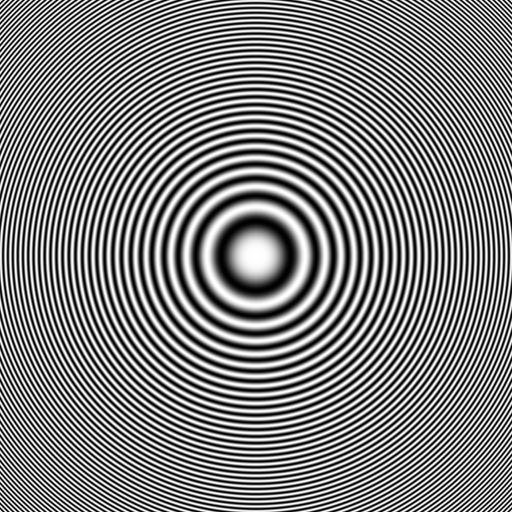
#> input picture starter_pack/images/part2_frequencies/rings.png, 512 x 512 px, found by its file name
$ python part2_2_aliasing.py
#> lines starting #> are read from the running program, lines starting #| are printed output that depends on the picture; long printed decimals are rounded
### utils.py
"""Small helpers for loading, saving and showing images.

All images are handled as float32 NumPy arrays with values in [0, 1].
Color images have shape (H, W, 3) in RGB order; grayscale images have shape (H, W).
"""
import numpy as np
import cv2
import matplotlib.pyplot as plt


def load_image(path, gray=False):
    """Read an image file as a float32 array in [0, 1] (RGB, or grayscale if gray=True)."""
    flag = cv2.IMREAD_GRAYSCALE if gray else cv2.IMREAD_COLOR
    im = cv2.imread(str(path), flag)
    if im is None:
        raise FileNotFoundError(f"Could not read image: {path}")
    if not gray:
        im = cv2.cvtColor(im, cv2.COLOR_BGR2RGB)
    return im.astype(np.float32) / 255.0


# [26 lines left out: functions save_image, show, not called in this run]

### convolution.py
import numpy as np

#_________________-using loops_____________________________--

# [58 lines left out: functions convolve2D_loop, convole2D_vectorized, not called in this run]


#___________________seperable filters_________________-

def is_separable(kernel, tol=1e-10):

    #tolerance is used to deal with float number rounding errors, like le -4 is still considered >0

    U, S, Vt = np.linalg.svd(kernel)
    non_zero_singular_values = np.sum(S > tol)

    if non_zero_singular_values == 1:
        print("Kernel is separable (Rank 1).")
        # Extract 1D filters
        col = U[:, 0] * np.sqrt(S[0])
        row = Vt[0, :] * np.sqrt(S[0])
        print("Column filter:", col)
        print("Row filter:", row)
        return True, col, row
    else:
        return False, None, None


def convolve1D(image, vec, axis, mode = "zero"):

    k = vec.shape[0]
    pad = k // 2
    vec_flipped = vec[::-1]
    H, W = image.shape

    if mode == "zero":
        if axis == 0:
            imagePadded = np.zeros((H + 2 * pad, W))
            imagePadded[pad:pad + H, :] = image
            output = np.zeros((H, W))
            for a in range(k):
                output += vec_flipped[a] * imagePadded[a:a + H, :]
        else:  # axis == 1
            imagePadded = np.zeros((H, W + 2 * pad))
            imagePadded[:, pad:pad + W] = image
            output = np.zeros((H, W))
            for b in range(k):
                output += vec_flipped[b] * imagePadded[:, b:b + W]
    else:
        if axis == 0:
            pad_width = ((pad, pad), (0, 0))
        else:
            pad_width = ((0, 0), (pad, pad))
        imagePadded = np.pad(image, pad_width, mode=mode)
        output = np.zeros((H, W))
        for a in range(k):
            if axis == 0:
                output += vec_flipped[a] * imagePadded[a:a + H, :]
            else:
                output += vec_flipped[a] * imagePadded[:, a:a + W]
    return output


def convolve2D_separable(image, kernel, mode="zero"):

    sep, col, row = is_separable(kernel)
    if not sep:
        return convole2D_vectorized(image, kernel)
    out = convolve1D(image, col, axis=0, mode = mode)
    out = convolve1D(out, row, axis=1, mode = mode)
    return out


#_______timing the functions using guassian with different sizes_________
#the results of comparison are written into csv, and many tries are made and best is taken

import csv
import time
import numpy as np
from scipy.signal import convolve2d

def gaussian_kernel(size, sigma=None):
    #computer sigma from size based on equation : k_w = 2(3sigma)+1
    sigma = sigma or size / 6.0
    ax = np.arange(size) - size // 2
    g = np.exp(-(ax ** 2) / (2 * sigma ** 2))
    g /= g.sum()
    return np.outer(g, g)

# [8 lines left out: function best_time, not called in this run]

# [29 lines that do not run on import are left out]

### part2_2_aliasing.py
"""
2.2 Aliasing

rings.png is shrunk to a quarter of its width and height two ways:
  1. naive   - just keep every 4th pixel in each direction
  2. blurred - Gaussian-blur first, then keep every 4th pixel

The first one aliases (false circles appear that were never in the
original image); the second one, with a big enough sigma, does not.
"""
import matplotlib.pyplot as plt

from convolution import gaussian_kernel, convolve2D_separable
from utils import load_image

RINGS_PATH = "/home/heba/grad_project/cv_practice/labs/lab1/starter_pack/images/part2_frequencies/rings.png"
FACTOR = 4      # shrink to a quarter of width and height
SIGMA = 3.5     # smallest sigma at which the false circles disappear (see sweep below)


def gaussian_blur(image, sigma):
    """Blur with a Gaussian sized to its sigma (the usual 6*sigma+1 rule)."""
    size = max(3, int(6 * sigma + 1))
    if size % 2 == 0:
        size += 1
    kernel = gaussian_kernel(size, sigma)
    return convolve2D_separable(image, kernel)


def shrink_naive(image, factor):
    """Just keep every `factor`-th pixel in each direction - no filtering first."""
    return image[::factor, ::factor]


def shrink_with_blur(image, factor, sigma):
    """Low-pass with a Gaussian first, then keep every `factor`-th pixel."""
    blurred = gaussian_blur(image, sigma)
    return blurred[::factor, ::factor]


def show_pair(images, titles, suptitle, out_path):
    fig, axes = plt.subplots(1, len(images), figsize=(4.5 * len(images), 4.5))
    for ax, img, title in zip(axes, images, titles):
        ax.imshow(img, cmap="gray", vmin=0, vmax=1, interpolation="nearest")
        ax.set_title(title, fontsize=11)
        ax.axis("off")
    fig.suptitle(suptitle)
    fig.tight_layout()
    fig.savefig(out_path, dpi=150)
    plt.close(fig)
    print(f"Saved {out_path}")


def main():
    rings = load_image(RINGS_PATH, gray=True)
#> in load_image, im is the input picture: shape (512, 512); min 0, max 255, mean 127.6
    h, w = rings.shape

    naive = shrink_naive(rings, FACTOR)
    smoothed = shrink_with_blur(rings, FACTOR, SIGMA)
#> in is_separable, `U, S, Vt = np.linalg.svd(kernel)`:
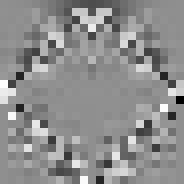
#> Vt: shape (23, 23) float64 (shown 8 times larger); min -0.868, max 0.67, mean -0.0105; drawn with min black and max white
#> in is_separable, `U, S, Vt = np.linalg.svd(kernel)`: S = 23 values, max 0.0808 at index 0, min 1.43e-38 at index 22, mean 0.00351
#> in is_separable, `U, S, Vt = np.linalg.svd(kernel)`:
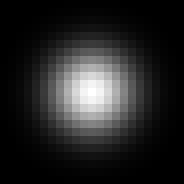
#> kernel: shape (23, 23) float64 (shown 8 times larger); min 6.68e-07, max 0.013, mean 0.00189; drawn with min black and max white
#> in is_separable, `non_zero_singular_values = np.sum(S > tol)`: non_zero_singular_values = 1
#> in is_separable, `col = U[:, 0] * np.sqrt(S[0])`: col = 23 values, max -0.000817 at index 0, min -0.114 at index 11, mean -0.0435
#> in is_separable, `row = Vt[0, :] * np.sqrt(S[0])`: row has the same summary as col
#| Column filter: [-0.0008173  -0.001926 -0.004182  -0.008371 -0.01544 -0.02625
#|  -0.04113 -0.05938 -0.07902 -0.09691 -0.1095 -0.1141
#|  -0.1095 -0.09691 -0.07902 -0.05938 -0.04113 -0.02625
#|  -0.01544 -0.008371 -0.004182  -0.001926 -0.0008173 ]
#| Row filter: [-0.0008173  -0.001926 -0.004182  -0.008371 -0.01544 -0.02625
#|  -0.04113 -0.05938 -0.07902 -0.09691 -0.1095 -0.1141
#|  -0.1095 -0.09691 -0.07902 -0.05938 -0.04113 -0.02625
#|  -0.01544 -0.008371 -0.004182  -0.001926 -0.0008173 ]
#> in convolve2D_separable, `sep, col, row = is_separable(kernel)`: sep = True; row has the same summary as col in is_separable
#> in convolve1D, `vec_flipped = vec[::-1]`: vec_flipped = 23 values, max -0.000817 at index 22, min -0.114 at index 11, mean -0.0435
#> after the loop in convolve1D, `for a in range(k):`:
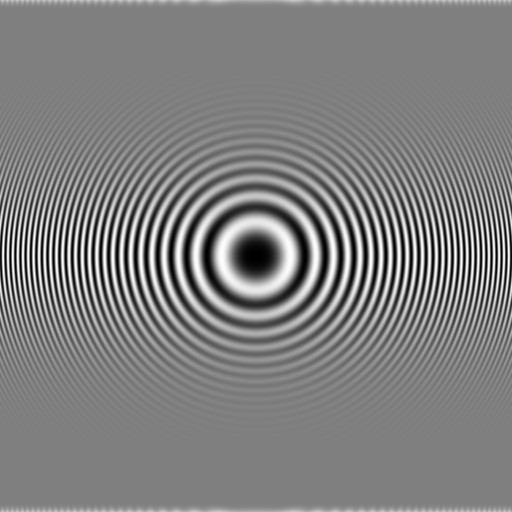
#> output: shape (512, 512) float64; min -1, max -0.000118, mean -0.497; drawn with min black and max white

    show_pair(
        [naive, smoothed],
        [f"Naive: every {FACTOR}th pixel", f"Blurred (\u03c3={SIGMA}) then every {FACTOR}th pixel"],
        f"rings.png, {w}\u00d7{h} \u2192 {w // FACTOR}\u00d7{h // FACTOR}",
        "part2_2_aliasing.png",
    )
#> the loop in show_pair, `for ax, img, title in zip(axes, images, titles):` made 2 passes
#> title on passes 1 to 2: 'Naive: every 4th pixel', 'Blurred (σ=3.5) then every 4th pixel'

    # A small sweep across sigma, just to show why SIGMA above was picked.
    sigmas = [0.0, 1.0, 2.0, 2.5, 3.0, 3.5, 5.0]
    imgs = [naive if s == 0 else shrink_with_blur(rings, FACTOR, s) for s in sigmas]
#> call 2 of shrink_with_blur, with factor = 4, sigma = 1
#> call 4 of convolve1D, with vec = array of shape (7,), axis = 1, mode = 'zero'
#> after the loop in convolve1D (call 4), `for b in range(k):`:
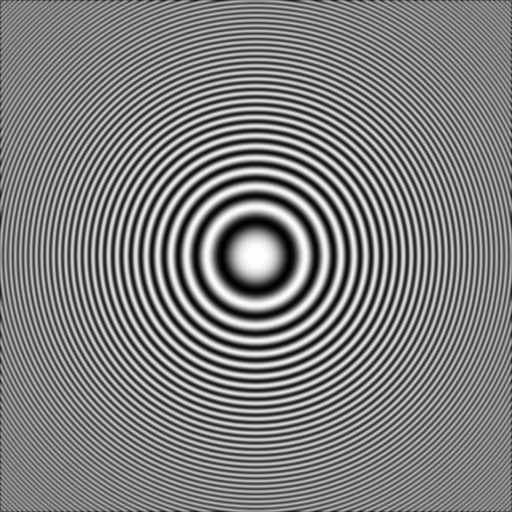
#> output: shape (512, 512) float64; min 0.00772, max 1, mean 0.499
#> in shrink_with_blur (call 2), `return blurred[::factor, ::factor]`:
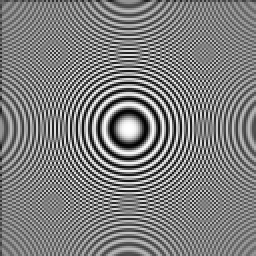
#> returned value: shape (128, 128) float64 (shown 2 times larger); min 0.00772, max 1, mean 0.498
#> call 3 of shrink_with_blur, with factor = 4, sigma = 2
#| Column filter: [-0.002218  -0.008773 -0.02702 -0.06483 -0.1211 -0.1762
#|  -0.1997 -0.1762 -0.1211 -0.06483 -0.02702 -0.008773
#|  -0.002218 ]
#| Row filter: [-0.002218  -0.008773 -0.02702 -0.06483 -0.1211 -0.1762
#|  -0.1997 -0.1762 -0.1211 -0.06483 -0.02702 -0.008773
#|  -0.002218 ]
#> in shrink_with_blur (call 3), `return blurred[::factor, ::factor]`:
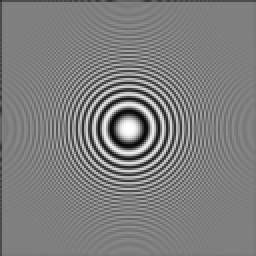
#> returned value: shape (128, 128) float64 (shown 2 times larger); min 0.031, max 1, mean 0.497
#| Column filter: [-0.0009542 -0.003168 -0.008963 -0.02161 -0.0444 -0.07772
#|  -0.1159 -0.1474 -0.1597 -0.1474 -0.1159 -0.07772
#|  -0.0444 -0.02161 -0.008963 -0.003168 -0.0009542]
#| Row filter: [-0.0009542 -0.003168 -0.008963 -0.02161 -0.0444 -0.07772
#|  -0.1159 -0.1474 -0.1597 -0.1474 -0.1159 -0.07772
#|  -0.0444 -0.02161 -0.008963 -0.003168 -0.0009542]
#> in convolve1D (call 8), `vec_flipped = vec[::-1]`: vec_flipped = 17 values, max -0.000954 at index 0, min -0.16 at index 8, mean -0.0588
#> the loop in convolve1D (call 8), `for b in range(k):` made 17 passes
#> pass 2, in convolve1D (call 8), `output += vec_flipped[b] * imagePadded[:, b:b + W]`:
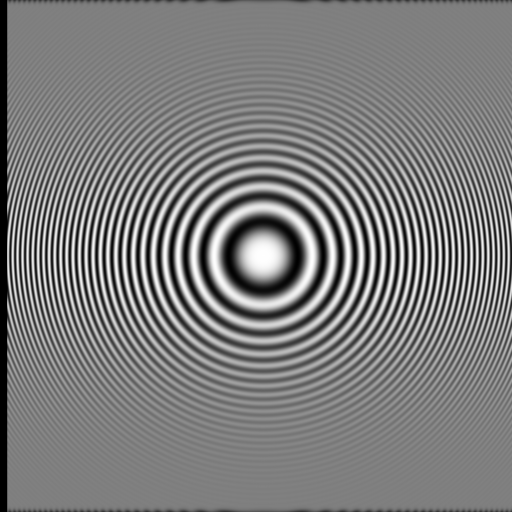
#> output: shape (512, 512) float64; min 0, max 0.00412, mean 0.00202; drawn with min black and max white
#| Column filter: [-0.001479 -0.003804 -0.008753 -0.01802 -0.03321 -0.05475
#|  -0.08078 -0.1066   -0.126 -0.1332   -0.126 -0.1066
#|  -0.08078 -0.05475 -0.03321 -0.01802 -0.008753 -0.003804
#|  -0.001479]
#| Row filter: [-0.001479 -0.003804 -0.008753 -0.01802 -0.03321 -0.05475
#|  -0.08078 -0.1066   -0.126 -0.1332   -0.126 -0.1066
#|  -0.08078 -0.05475 -0.03321 -0.01802 -0.008753 -0.003804
#|  -0.001479]
#| Column filter: [-0.0008173  -0.001926 -0.004182  -0.008371 -0.01544 -0.02625
#|  -0.04113 -0.05938 -0.07902 -0.09691 -0.1095 -0.1141
#|  -0.1095 -0.09691 -0.07902 -0.05938 -0.04113 -0.02625
#|  -0.01544 -0.008371 -0.004182  -0.001926 -0.0008173 ]
#| Row filter: [-0.0008173  -0.001926 -0.004182  -0.008371 -0.01544 -0.02625
#|  -0.04113 -0.05938 -0.07902 -0.09691 -0.1095 -0.1141
#|  -0.1095 -0.09691 -0.07902 -0.05938 -0.04113 -0.02625
#|  -0.01544 -0.008371 -0.004182  -0.001926 -0.0008173 ]
#| Column filter: [-0.0008881 -0.001586 -0.002722 -0.004487 -0.007108 -0.01082
#|  -0.01582 -0.02223 -0.03 -0.03891 -0.04849 -0.05805
#|  -0.06677  -0.07379 -0.07836 -0.07994 -0.07836 -0.07379
#|  -0.06677  -0.05805  -0.04849 -0.03891 -0.03 -0.02223
#|  -0.01582 -0.01082 -0.007108 -0.004487 -0.002722 -0.001586
#|  -0.0008881]
#| Row filter: [-0.0008881 -0.001586 -0.002722 -0.004487 -0.007108 -0.01082
#|  -0.01582 -0.02223 -0.03 -0.03891 -0.04849 -0.05805
#|  -0.06677  -0.07379 -0.07836 -0.07994 -0.07836 -0.07379
#|  -0.06677  -0.05805  -0.04849 -0.03891 -0.03 -0.02223
#|  -0.01582 -0.01082 -0.007108 -0.004487 -0.002722 -0.001586
#|  -0.0008881]
#> imgs = 7 items
    labels = ["no blur" if s == 0 else f"\u03c3={s}" for s in sigmas]
    show_pair(imgs, labels, "Finding the smallest \u03c3 that removes the false circles",
              "part2_2_sigma_sweep.png")
#> the loop in show_pair (call 2), `for ax, img, title in zip(axes, images, titles):` made 7 passes
#> title on passes 1 to 7: 'no blur', 'σ=1.0', 'σ=2.0', 'σ=2.5', 'σ=3.0', 'σ=3.5', 'σ=5.0'


if __name__ == "__main__":
    main()

$ run again, with starter_pack/images/part2_frequencies/eye.jpg saved as starter_pack/images/part2_frequencies/rings.png
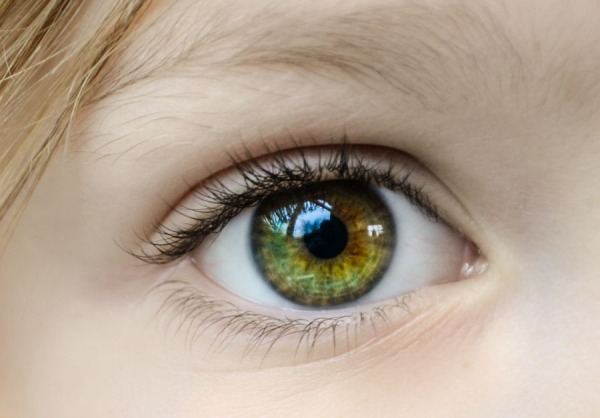
#> input picture starter_pack/images/part2_frequencies/eye.jpg, 600 x 418 px, found by its file name
#> S = 23 values, max 0.0808 at index 0, min 1.43e-38 at index 22, mean 0.00351
#> non_zero_singular_values = 1
#> in is_separable, `col = U[:, 0] * np.sqrt(S[0])`: col = 23 values, max -0.000817 at index 0, min -0.114 at index 11, mean -0.0435
#> in is_separable, `row = Vt[0, :] * np.sqrt(S[0])`: row has the same summary as col
#| Column filter: [-0.0008173  -0.001926 -0.004182  -0.008371 -0.01544 -0.02625
#|  -0.04113 -0.05938 -0.07902 -0.09691 -0.1095 -0.1141
#|  -0.1095 -0.09691 -0.07902 -0.05938 -0.04113 -0.02625
#|  -0.01544 -0.008371 -0.004182  -0.001926 -0.0008173 ]
#| Row filter: [-0.0008173  -0.001926 -0.004182  -0.008371 -0.01544 -0.02625
#|  -0.04113 -0.05938 -0.07902 -0.09691 -0.1095 -0.1141
#|  -0.1095 -0.09691 -0.07902 -0.05938 -0.04113 -0.02625
#|  -0.01544 -0.008371 -0.004182  -0.001926 -0.0008173 ]
#> in convolve2D_separable, `sep, col, row = is_separable(kernel)`: sep = True; row has the same summary as col in is_separable
#> vec_flipped = 23 values, max -0.000817 at index 22, min -0.114 at index 11, mean -0.0435
#> after the loop in convolve1D, `for a in range(k):`:
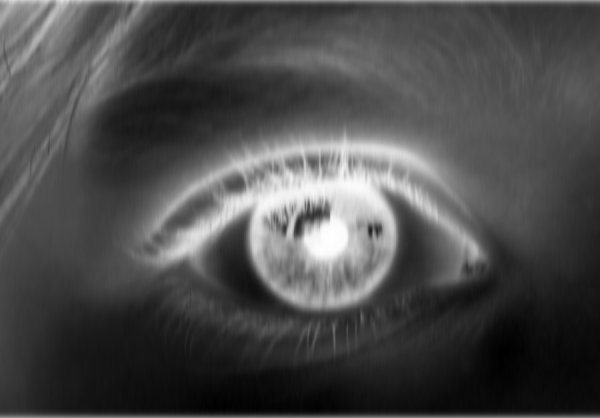
#> output: shape (418, 600) float64; min -0.907, max -0.013, mean -0.642; drawn with min black and max white
#> the loop in show_pair, `for ax, img, title in zip(axes, images, titles):` made 2 passes
#> title on passes 1 to 2: 'Naive: every 4th pixel', 'Blurred (σ=3.5) then every 4th pixel'
#| Column filter: [-0.002218  -0.008773 -0.02702 -0.06483 -0.1211 -0.1762
#|  -0.1997 -0.1762 -0.1211 -0.06483 -0.02702 -0.008773
#|  -0.002218 ]
#| Row filter: [-0.002218  -0.008773 -0.02702 -0.06483 -0.1211 -0.1762
#|  -0.1997 -0.1762 -0.1211 -0.06483 -0.02702 -0.008773
#|  -0.002218 ]
#| Column filter: [-0.0009542 -0.003168 -0.008963 -0.02161 -0.0444 -0.07772
#|  -0.1159 -0.1474 -0.1597 -0.1474 -0.1159 -0.07772
#|  -0.0444 -0.02161 -0.008963 -0.003168 -0.0009542]
#| Row filter: [-0.0009542 -0.003168 -0.008963 -0.02161 -0.0444 -0.07772
#|  -0.1159 -0.1474 -0.1597 -0.1474 -0.1159 -0.07772
#|  -0.0444 -0.02161 -0.008963 -0.003168 -0.0009542]
#> vec_flipped = 17 values, max -0.000954 at index 0, min -0.16 at index 8, mean -0.0588
#> the loop in convolve1D (call 8), `for b in range(k):` made 17 passes
#> pass 1, in convolve1D (call 8), `output += vec_flipped[b] * imagePadded[:, b:b + W]`:
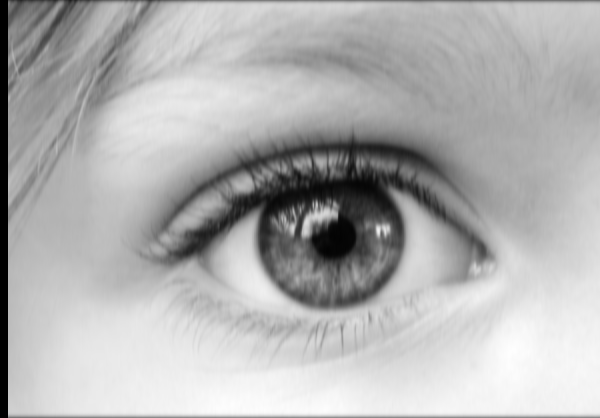
#> output: shape (418, 600) float64; min 0, max 0.000867, mean 0.000605; drawn with min black and max white
#| Column filter: [-0.001479 -0.003804 -0.008753 -0.01802 -0.03321 -0.05475
#|  -0.08078 -0.1066   -0.126 -0.1332   -0.126 -0.1066
#|  -0.08078 -0.05475 -0.03321 -0.01802 -0.008753 -0.003804
#|  -0.001479]
#| Row filter: [-0.001479 -0.003804 -0.008753 -0.01802 -0.03321 -0.05475
#|  -0.08078 -0.1066   -0.126 -0.1332   -0.126 -0.1066
#|  -0.08078 -0.05475 -0.03321 -0.01802 -0.008753 -0.003804
#|  -0.001479]
#| Column filter: [-0.0008173  -0.001926 -0.004182  -0.008371 -0.01544 -0.02625
#|  -0.04113 -0.05938 -0.07902 -0.09691 -0.1095 -0.1141
#|  -0.1095 -0.09691 -0.07902 -0.05938 -0.04113 -0.02625
#|  -0.01544 -0.008371 -0.004182  -0.001926 -0.0008173 ]
#| Row filter: [-0.0008173  -0.001926 -0.004182  -0.008371 -0.01544 -0.02625
#|  -0.04113 -0.05938 -0.07902 -0.09691 -0.1095 -0.1141
#|  -0.1095 -0.09691 -0.07902 -0.05938 -0.04113 -0.02625
#|  -0.01544 -0.008371 -0.004182  -0.001926 -0.0008173 ]
#| Column filter: [-0.0008881 -0.001586 -0.002722 -0.004487 -0.007108 -0.01082
#|  -0.01582 -0.02223 -0.03 -0.03891 -0.04849 -0.05805
#|  -0.06677  -0.07379 -0.07836 -0.07994 -0.07836 -0.07379
#|  -0.06677  -0.05805  -0.04849 -0.03891 -0.03 -0.02223
#|  -0.01582 -0.01082 -0.007108 -0.004487 -0.002722 -0.001586
#|  -0.0008881]
#| Row filter: [-0.0008881 -0.001586 -0.002722 -0.004487 -0.007108 -0.01082
#|  -0.01582 -0.02223 -0.03 -0.03891 -0.04849 -0.05805
#|  -0.06677  -0.07379 -0.07836 -0.07994 -0.07836 -0.07379
#|  -0.06677  -0.05805  -0.04849 -0.03891 -0.03 -0.02223
#|  -0.01582 -0.01082 -0.007108 -0.004487 -0.002722 -0.001586
#|  -0.0008881]
#> imgs = 7 items
#> the loop in show_pair (call 2), `for ax, img, title in zip(axes, images, titles):` made 7 passes
#> title on passes 1 to 7: 'no blur', 'σ=1.0', 'σ=2.0', 'σ=2.5', 'σ=3.0', 'σ=3.5', 'σ=5.0'
